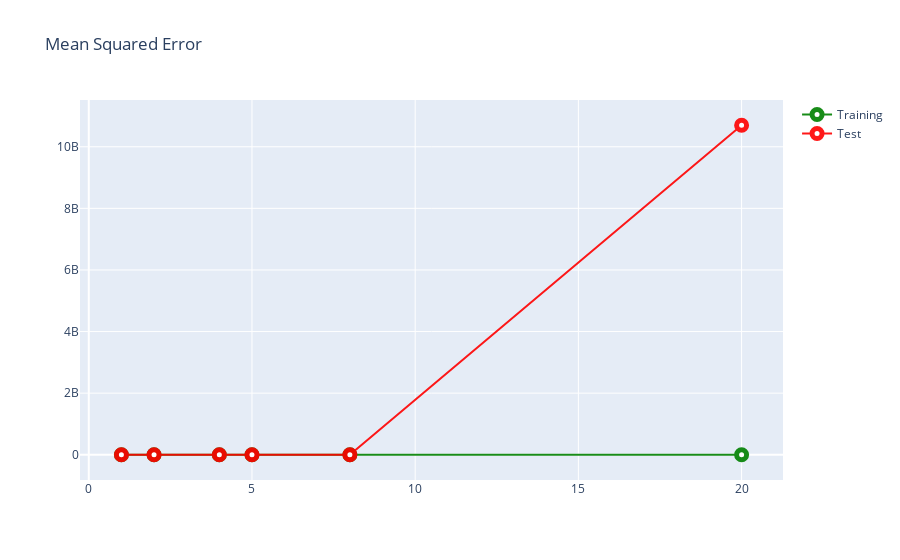

Here is the notebook cell this chart was saved with:
### Markdown cell above
## 16.1. Plotting MSEs

### Code cell
plt.figure(figsize=(10,10))
trace1 = go.Scatter(x=metrics_df.degree,
                    y=metrics_df.training_mse,
                    name = "Training",
                    line = dict(color = 'green'),
                    opacity = 0.9,
                    marker=dict(
                        color='white',
                        size=10,
                        line=dict(
                            width=5
                        )))

trace2 = go.Scatter(x=metrics_df.degree,
                    y=metrics_df.test_mse,
                    name = "Test",
                    line = dict(color = 'red'),
                    opacity = 0.9,
                    marker=dict(
                        color='white',
                        size=10,
                        line=dict(
                            width=5
                        )))

layout2 = dict(title='Mean Squared Error',)

fig2 = dict(data=[trace1, trace2], layout=layout2)

iplot(fig2)

### Figure 1 — Plotly figure (JSON) as saved in the notebook; plotly's stock layout.template omitted (floating-point values rounded to 4 significant figures)
{"data": [{"line": {"color": "green"}, "marker": {"color": "white", "line": {"width": 5}, "size": 10}, "name": "Training", "opacity": 0.9, "type": "scatter", "x": [1.0, 2.0, 4.0, 5.0, 8.0, 20.0], "y": [2654.0, 1988.0, 1679.0, 1565.0, 1538.0, 1517.0]}, {"line": {"color": "red"}, "marker": {"color": "white", "line": {"width": 5}, "size": 10}, "name": "Test", "opacity": 0.9, "type": "scatter", "x": [1.0, 2.0, 4.0, 5.0, 8.0, 20.0], "y": [3070.0, 4404.0, 2317.0, 423.8, 18540.0, 10700000000.0]}], "layout": {"title": {"text": "Mean Squared Error"}}}
